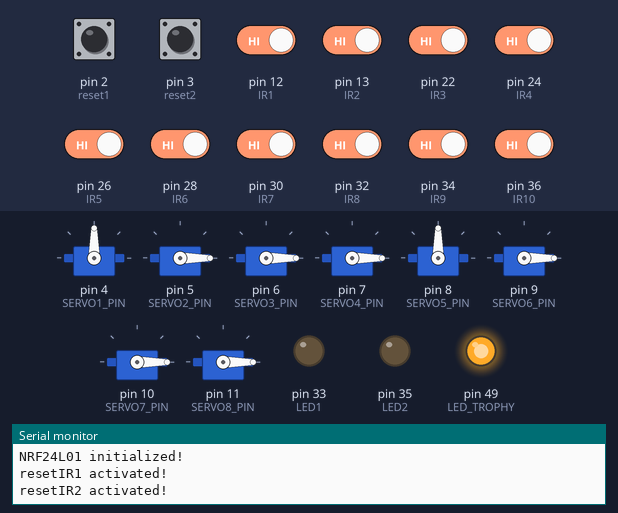
The sketch below on a simulated Arduino Mega 2560, built with avr-gcc and run on an emulated ATmega2560. Shown: 8 × servo, output pins drawn as LEDs (lit = HIGH), the last lines printed to the serial monitor. The test bench sets the inputs (shaded band); at power-on: pin 12 (IR1), pin 13 (IR2), pin 22 (IR3), pin 24 (IR4), pin 26 (IR5), pin 28 (IR6), pin 30 (IR7), pin 32 (IR8), pin 34 (IR9), pin 36 (IR10) HIGH, pin 2 (reset1), pin 3 (reset2) LOW. No radio packets arrive unless stated.

Above: at 2.6 s.
2.7 s: pin 12 (IR1) driven LOW
At 6.2 s:
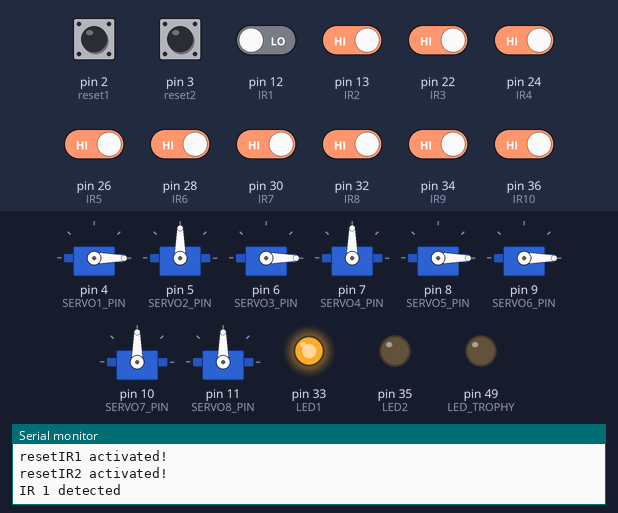
6.9 s: pin 13 (IR2) driven LOW
At 10.1 s:
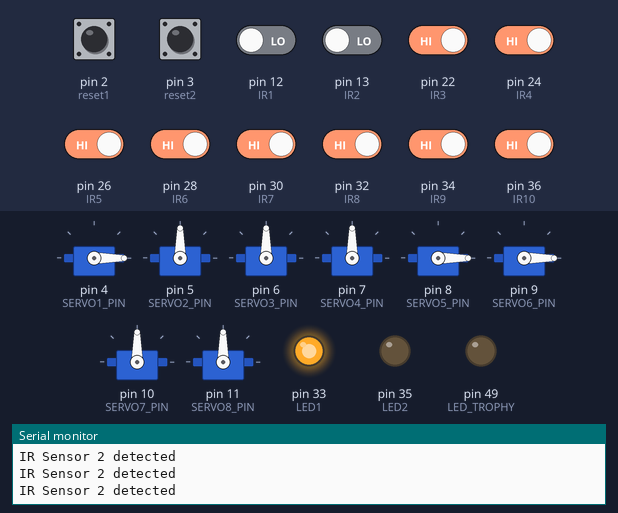
10.5 s: pin 12 (IR1) driven HIGH
At 11.9 s:
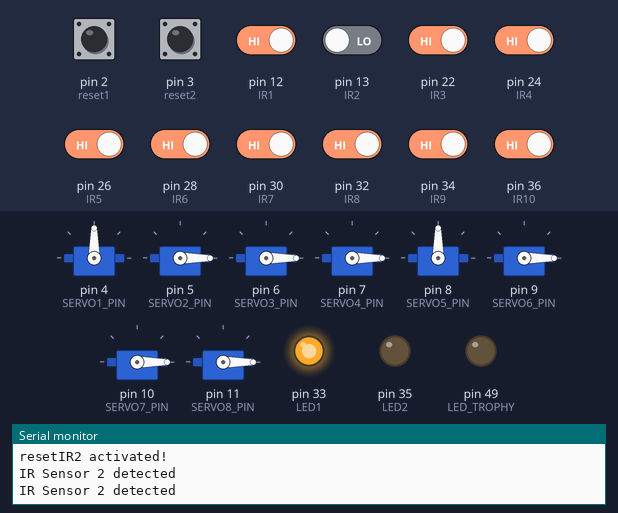
21.9 s: pin 22 (IR3) driven LOW
At 63.6 s:
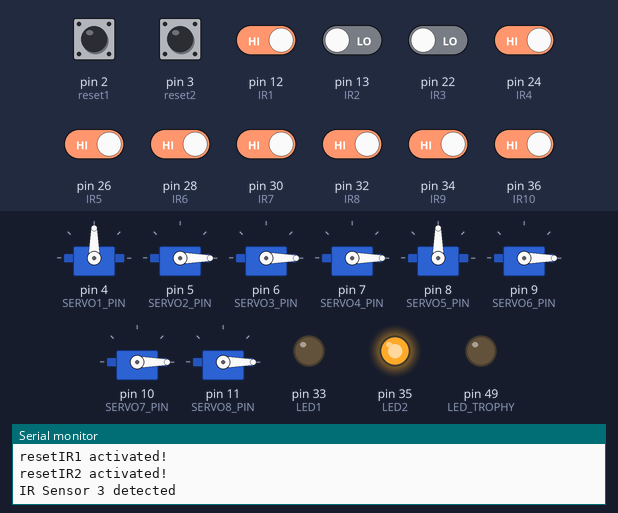
Timing chart, 0 to 64.2 s (numbered marks = the images above; inputs shaded):
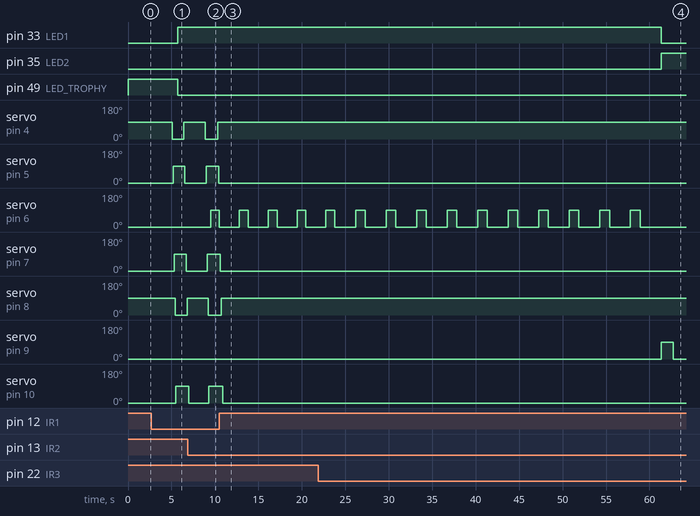

Measured:
- after the input at 2.7 s, pin 33 (LED1): LOW → HIGH after 3.0 s; pin 49 (LED_TROPHY): HIGH → LOW after 3.0 s; servo on pin 4 (SERVO1_PIN): 90° → 0° after 2.4 s, → 90° 1.3 s later; servo on pin 5 (SERVO2_PIN): 0° → 90° after 2.5 s, → 0° 1.3 s later; servo on pin 7 (SERVO4_PIN): 0° → 90° after 2.6 s, → 0° 1.4 s later
- after the input at 6.9 s, servo on pin 6 (SERVO3_PIN): 0° → 90° after 2.6 s
- after the input at 10.5 s, servo on pin 4 (SERVO1_PIN): stops changing and stays 90°; servo on pin 5 (SERVO2_PIN): stops changing and stays 0°; servo on pin 7 (SERVO4_PIN): goes on until 10.6 s, then stays 0°; servo on pin 8 (SERVO5_PIN): goes on until 10.7 s, then stays 90°; servo on pin 10 (SERVO7_PIN): goes on until 10.9 s, then stays 0°
- after the input at 21.9 s, pin 33 (LED1): HIGH → LOW after 39.4 s instead of 39.0 s; pin 35 (LED2): LOW → HIGH after 39.4 s instead of 39.0 s

The sketch:

maze.ino
```cpp
#include <SPI.h>
#include <nRF24L01.h>
#include <RF24.h>
#include <Servo.h>
#include <Wire.h>

#define CE_PIN 29
#define CSN_PIN 31
// Create RF24 object
RF24 radio(CE_PIN, CSN_PIN);

int number = 0;

// Define the address for communication
const byte address[6] = "00002";

// Create servo objects
Servo servo1;
Servo servo2;
Servo servo3;
Servo servo4;
Servo servo5;
Servo servo6;
Servo servo7;
Servo servo8;

// Define pins for IR sensors
const int IR1 = 12; // rotate doors after trophy

const int IR2 = 13; // change pattern and rotate doors

const int IR3 = 22;// change pattern
const int IR4 = 24;// change pattern
const int IR5 = 26;// change pattern
const int IR6 = 28;// change pattern
const int IR7 = 30;// change pattern
const int IR8 = 32;// change pattern

const int IR9 = 34; // out doors
const int IR10 = 36; // out doors

const int LED1 = 33;
const int LED2 = 35;

const int LED_TROPHY = 49;

unsigned long previousMillis = 0; // Store the last time the LED state changed
const unsigned long interval = 60000; // 1-minute interval in milliseconds
bool isLED1On = false; // State of the first LED

// Define pins for servo motors
const int SERVO1_PIN = 4;  // Servo 1 connected to pin 9
const int SERVO2_PIN = 5; // Servo 2 connected to pin 10
const int SERVO3_PIN = 6;
const int SERVO4_PIN = 7;
const int SERVO5_PIN = 8;
const int SERVO6_PIN = 9;
const int SERVO7_PIN = 10;
const int SERVO8_PIN = 11;


// Variables to track if the servos have already operated
bool servo1Activated = false;
bool servo2Activated = false;
bool servo3Activated = false;
bool servo4Activated = false;
bool servo5Activated = false;
bool servo6Activated = false;
bool servo7Activated = false;
bool servo8Activated = false;

const int reset1 = 2;
const int reset2 = 3;


void setup() {
  // Attach servos to respective pins
  servo1.attach(SERVO1_PIN);
  servo2.attach(SERVO2_PIN);
  servo3.attach(SERVO3_PIN);
  servo4.attach(SERVO4_PIN);
  servo5.attach(SERVO5_PIN);
  servo6.attach(SERVO6_PIN);
  servo7.attach(SERVO7_PIN);
  servo8.attach(SERVO8_PIN);


  // Set IR sensor pins as input
  pinMode(IR1, INPUT);
  pinMode(IR2, INPUT);

  pinMode(IR3, INPUT);
  pinMode(IR4, INPUT);
  pinMode(IR5, INPUT);
  pinMode(IR6, INPUT);
  pinMode(IR7, INPUT);
  pinMode(IR8, INPUT);

  pinMode(IR9, INPUT);
  pinMode(IR10, INPUT);

  pinMode(LED1, OUTPUT);
  pinMode(LED2, OUTPUT);

  pinMode(LED_TROPHY, OUTPUT);

  pinMode(reset1, INPUT);
  pinMode(reset2, INPUT);


  // Set initial servo positions
  servo1.write(90); // Servo 1 initial position
  servo2.write(0); // Servo 2 initial position
  servo3.write(0); // Servo 1 initial position
  servo4.write(0);
  servo5.write(90);
  servo6.write(0);
  servo7.write(0);
  servo8.write(0);

  // Start serial communication for debugging (optional)
  Serial.begin(9600);
  // Initialize the NRF24L01 module
  if (radio.begin()) {
    Serial.println("NRF24L01 initialized!");
  } else {
    Serial.println("NRF24L01 initialization failed!");

  }

  radio.openWritingPipe(address);
  radio.setPALevel(RF24_PA_LOW);
  radio.openReadingPipe(0, address);
  radio.stopListening();
}

void resetIR1(bool logic1){
  if(!logic1){
    servo1.write(90); // Rotate servo 1 to 90 degrees
    delay(100);      // Wait for a second
    servo2.write(0); // Rotate servo 1 to 90 degrees
    delay(100);
    servo3.write(0); // Rotate servo 1 to 90 degrees
    delay(100);
    servo4.write(0); // Rotate servo 1 to 90 degrees
    delay(100);
    servo5.write(90); // Rotate servo 1 to 90 degrees
    delay(100);
    servo6.write(0); // Rotate servo 1 to 90 degrees
    delay(100);
    Serial.println("resetIR1 activated!");
  }
}

void resetIR2(bool logic2){
  if(!logic2){
    servo7.write(0); // Rotate servo 1 to 90 degrees
    delay(100);      // Wait for a second
    servo8.write(0); // Rotate servo 1 to 90 degrees
    delay(100);
    Serial.println("resetIR2 activated!");
  }
}

bool Trophy = false;

void loop() {

  if(!Trophy){
    digitalWrite(LED_TROPHY,HIGH);
  }

  int receivedValue = 0;
  radio.startListening();
  if (radio.available()) {
      radio.read(&receivedValue, sizeof(receivedValue));
      if (receivedValue==10){
        Serial.println("Game over");
        delay(1000);
      }
  }
  // Read values from IR sensors
  delay(100);
  bool logic_1 = digitalRead(reset1);
  bool logic_2 = digitalRead(reset2);
  // Serial.print("logic1: ");
  // Serial.print(logic_1);

  // Serial.print("\t");
  // Serial.print("logic2: ");
  // Serial.println(logic_2);
  // delay(100);


  int IR1Value = digitalRead(IR1);
  int IR2Value = digitalRead(IR2);
  delay(100);

  int IR3Value = digitalRead(IR3);
  int IR4Value = digitalRead(IR4);
  delay(100);

  int IR5Value = digitalRead(IR5);
  int IR6Value = digitalRead(IR6);
  delay(100);

  int IR7Value = digitalRead(IR7);
  int IR8Value = digitalRead(IR8);
  delay(100);

  int IR9Value = digitalRead(IR9);
  int IR10Value = digitalRead(IR10);
  delay(100);

  resetIR1(logic_1);
  resetIR2(logic_2);

  // Serial.print("IR1: ");
  // Serial.println(IR1Value);
  delay(100);
  // Check if IR sensor 1 is triggered and the servo is not yet activated
  //////////////////////////////
  if (IR1Value == LOW && !servo1Activated) {
    Serial.println("IR 1 detected");
    servo1.write(0); // Rotate servo 1 to 90 degrees
    delay(100);      // Wait for a second
    servo2.write(90); // Rotate servo 1 to 90 degrees
    delay(100);
    servo4.write(90); // Rotate servo 1 to 90 degrees
    delay(100);
    servo5.write(0); // Rotate servo 1 to 90 degrees
    delay(100);
    servo7.write(90); // Rotate servo 1 to 90 degrees
    delay(100);
    servo8.write(90); // Rotate servo 1 to 90 degrees
    delay(100);
    Trophy = true;
    isLED1On = true;
    digitalWrite(LED1, HIGH);
    digitalWrite(LED_TROPHY,LOW);
    // servo1.write(0);  // Return servo 1 to 0 degrees
    servo1Activated = true; // Mark servo 1 as activated
  }else{
    // Serial.println("IR Sensor 1 not detected movement");
    servo1Activated = false; // Mark servo 1 as activated
  }

  if( Trophy == true ){
    unsigned long currentMillis = millis();

    // Check if it's time to toggle the LEDs
    if (currentMillis - previousMillis >= interval) {
      previousMillis = currentMillis; // Update the last change time
      // Toggle LEDs
      if (isLED1On) {
        digitalWrite(LED1, LOW); // Turn off the first LED
        digitalWrite(LED2, HIGH); // Turn on the second LED
      } else {
        digitalWrite(LED1, HIGH); // Turn on the first LED
        digitalWrite(LED2, LOW); // Turn off the second LED
      }

      isLED1On = !isLED1On; // Flip the LED state
  }

  }
/////////////////////////////////////////////////
  // Check if IR sensor 2 is triggered and the servo is not yet activated
  if (IR2Value == LOW && !servo3Activated && Trophy && isLED1On) {
    servo3.write(90); // Rotate servo 3 to 90 degrees
    delay(100);      // Wait for a second
    servo3Activated = true; // Mark servo 3 as activated
      radio.stopListening();
      number = 1;
      radio.write(&number, sizeof(number));
      Serial.println("IR Sensor 2 detected ");
  }else{
    servo3Activated = false; // Mark servo 3 as activated
  }
  if (IR2Value == LOW && Trophy && isLED1On){
    radio.stopListening();
    number = 1;
    radio.write(&number, sizeof(number));
    Serial.println("IR Sensor 2 detected ");
  }

  if (IR2Value == LOW && !servo6Activated && Trophy && !isLED1On) {
    servo6.write(90); // Rotate servo 6 to 90 degrees
    delay(100);      // Wait for a second
    servo6Activated = true; // Mark servo 6 as activated
    radio.stopListening();
    number = 2;
    radio.write(&number, sizeof(number));
  }else{
    servo6Activated = false; // Mark servo 6 as activated
  }
  if (IR2Value == LOW && Trophy && isLED1On){
    radio.stopListening();
    number = 2;
    radio.write(&number, sizeof(number));
    Serial.println("IR Sensor 2 detected ");
  }

  if (Trophy == true){
    if (IR4Value == LOW) {
      radio.stopListening();
      number = 4;
      radio.write(&number, sizeof(number));
      delay(100);
      Serial.println("IR Sensor 4 detected ");

    }
    if (IR3Value == LOW) {
      radio.stopListening();
      number = 3;
      radio.write(&number, sizeof(number));
      delay(100);
      Serial.println("IR Sensor 3 detected ");

    }
  }else{
    if (IR8Value == LOW) {
      radio.stopListening();
      number = 8;
      radio.write(&number, sizeof(number));
      delay(100);
      Serial.println("IR Sensor 8 detected ");

    }
    delay(100);

    if (IR5Value == LOW) {
      radio.stopListening();
      number = 5;
      radio.write(&number, sizeof(number));
      Serial.println("IR Sensor 5 detected ");
    }
    delay(100);
    if (IR6Value == LOW) {
      radio.stopListening();
      number = 6;
      radio.write(&number, sizeof(number));
      delay(100);
      Serial.println("IR Sensor 6 detected ");

    }
    if (IR7Value == LOW) {
      radio.stopListening();
      number = 7;
      radio.write(&number, sizeof(number));
      delay(100);
      Serial.println("IR Sensor 7 detected ");

    }

  }

  if (IR9Value == LOW) {
    if(isLED1On && Trophy){
      Serial.println("You Won!");
    }
    else{
      Serial.println("You Lost!");
    }
  }
  delay(100);
  if (IR10Value == LOW) {
    if(!isLED1On && Trophy){
      Serial.println("You Won!");
    }
    else{
      Serial.println("You Lost!");
    }
  }

}
```
